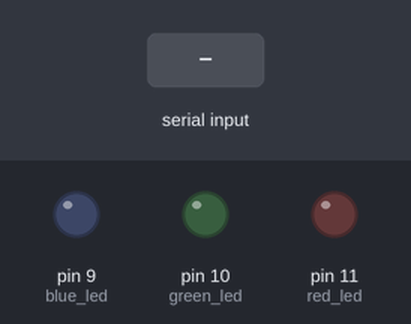
The sketch below on a simulated Arduino Uno, built with avr-gcc and run on an emulated ATmega328P. Shown: output pins drawn as LEDs (lit = HIGH). Dashed ring = blinking. Inputs (shaded band) come from the test bench.

Above: at 1.2 s.
1.3 s: "b" received over Serial
At 2.4 s:
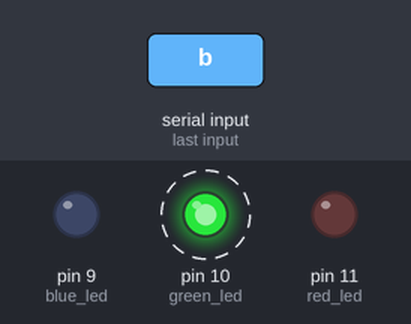
4.3 s: "r" received over Serial
At 7.0 s:
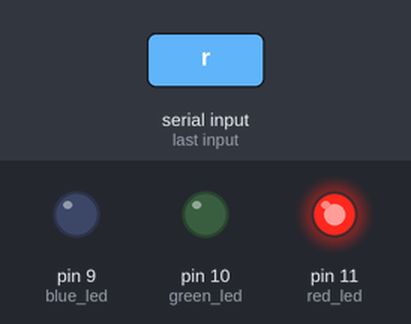
7.3 s: "y" received over Serial
At 9.7 s:
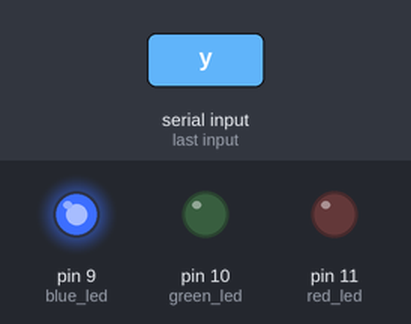
10.3 s: "g" received over Serial
At 13.1 s:
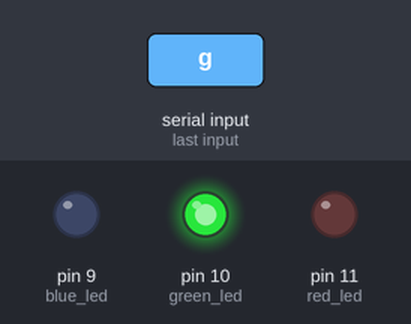
13.3 s: "R" received over Serial
At 17.1 s:
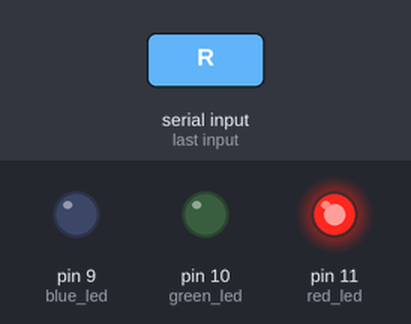
Timing chart, 0 to 20.3 s (numbered marks = the images above; inputs shaded):
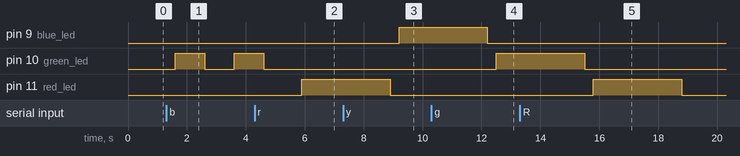

Measured:
- after the input at 1.3 s, pin 10 (green_led): LOW → HIGH after 0.30 s, → LOW 1.0 s later, → HIGH 1.0 s later
- after the input at 4.3 s, pin 11 (red_led): LOW → HIGH after 1.6 s
- after the input at 7.3 s, pin 9 (blue_led): LOW → HIGH after 1.9 s
- after the input at 10.3 s, pin 10 (green_led): LOW → HIGH after 2.2 s
- after the input at 13.3 s, pin 11 (red_led): LOW → HIGH after 2.5 s, → LOW 3.0 s later

The sketch:

7_bgyblinking.ino
```cpp
const int green_led = 10;
const int red_led = 11;
const int blue_led = 9;
void setup()
{
    pinMode(green_led, OUTPUT);
    pinMode(red_led, OUTPUT);
    pinMode(blue_led, OUTPUT);
}
unsigned char key;
void loop()
{
    Serial.begin(9600);
    while (1)
    {
        key = Serial.read(); // reads the incoming serial data in the Arduino.
        if ((key == 'g') || (key == 'G'))
            break;
        if ((key == 'r') || (key == 'R'))
            break;
        if ((key == 'y') || (key == 'Y'))
            break;
        if ((key == 'b') || (key == 'B'))
            break;
        delay(100);
    }
    Serial.end();
    delay(200);
    if ((key == 'g') || (key == 'G'))
    {
        digitalWrite(green_led, HIGH);
        delay(3000);
        digitalWrite(green_led, LOW);
    }
    else if ((key == 'y') || (key == 'Y'))
    {
        digitalWrite(blue_led, HIGH);
        delay(3000);
        digitalWrite(blue_led, LOW);
    }
    else if ((key == 'r') || (key == 'R'))
    {
        digitalWrite(red_led, HIGH);
        delay(3000);
        digitalWrite(red_led, LOW);
    }
    else if ((key == 'b') || (key == 'B'))
    {
        digitalWrite(green_led, HIGH);
        delay(1000);
        digitalWrite(green_led, LOW);
        delay(1000);
        digitalWrite(green_led, HIGH);
        delay(1000);
        digitalWrite(green_led, LOW);
        delay(1000);
        // key=0;
    }
}
```
